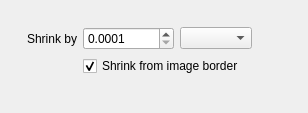
<?xml version="1.0" encoding="UTF-8"?>
<ui version="4.0">
 <class>WdgShrinkSelection</class>
 <widget class="QWidget" name="WdgShrinkSelection">
  <property name="geometry">
   <rect>
    <x>0</x>
    <y>0</y>
    <width>308</width>
    <height>113</height>
   </rect>
  </property>
  <layout class="QGridLayout">
   <item row="1" column="3">
    <widget class="QComboBox" name="cmbUnit"/>
   </item>
   <item row="0" column="1">
    <spacer name="verticalSpacer">
     <property name="orientation">
      <enum>Qt::Vertical</enum>
     </property>
     <property name="sizeType">
      <enum>QSizePolicy::Fixed</enum>
     </property>
     <property name="sizeHint" stdset="0">
      <size>
       <width>20</width>
       <height>16</height>
      </size>
     </property>
    </spacer>
   </item>
   <item row="1" column="2">
    <widget class="QSpinBox" name="spbShrinkValue">
     <property name="minimum">
      <number>1</number>
     </property>
     <property name="maximum">
      <number>100000</number>
     </property>
     <property name="value">
      <number>1</number>
     </property>
    </widget>
   </item>
   <item row="1" column="2">
    <widget class="QDoubleSpinBox" name="spbShrinkValueDouble">
     <property name="decimals">
      <number>4</number>
     </property>
     <property name="minimum">
      <double>0.000100000000000</double>
     </property>
     <property name="maximum">
      <double>10000.000000000000000</double>
     </property>
     <property name="singleStep">
      <double>0.100000000000000</double>
     </property>
    </widget>
   </item>
   <item row="1" column="1">
    <widget class="QLabel" name="textLabel1">
     <property name="text">
      <string>Shrink by</string>
     </property>
     <property name="alignment">
      <set>Qt::AlignRight|Qt::AlignTrailing|Qt::AlignVCenter</set>
     </property>
    </widget>
   </item>
   <item row="1" column="0">
    <spacer name="horizontalSpacer">
     <property name="orientation">
      <enum>Qt::Horizontal</enum>
     </property>
     <property name="sizeType">
      <enum>QSizePolicy::Fixed</enum>
     </property>
     <property name="sizeHint" stdset="0">
      <size>
       <width>16</width>
       <height>20</height>
      </size>
     </property>
    </spacer>
   </item>
   <item row="3" column="1">
    <spacer name="verticalSpacer_2">
     <property name="orientation">
      <enum>Qt::Vertical</enum>
     </property>
     <property name="sizeType">
      <enum>QSizePolicy::MinimumExpanding</enum>
     </property>
     <property name="sizeHint" stdset="0">
      <size>
       <width>20</width>
       <height>16</height>
      </size>
     </property>
    </spacer>
   </item>
   <item row="1" column="4">
    <spacer name="horizontalSpacer_2">
     <property name="orientation">
      <enum>Qt::Horizontal</enum>
     </property>
     <property name="sizeType">
      <enum>QSizePolicy::MinimumExpanding</enum>
     </property>
     <property name="sizeHint" stdset="0">
      <size>
       <width>16</width>
       <height>20</height>
      </size>
     </property>
    </spacer>
   </item>
   <item row="2" column="2" colspan="3">
    <widget class="QCheckBox" name="ckbShrinkFromImageBorder">
     <property name="text">
      <string>Shrink from image border</string>
     </property>
     <property name="checked">
      <bool>true</bool>
     </property>
    </widget>
   </item>
  </layout>
 </widget>
 <tabstops>
  <tabstop>spbShrinkValue</tabstop>
  <tabstop>spbShrinkValueDouble</tabstop>
  <tabstop>cmbUnit</tabstop>
  <tabstop>ckbShrinkFromImageBorder</tabstop>
 </tabstops>
 <resources/>
 <connections/>
</ui>
